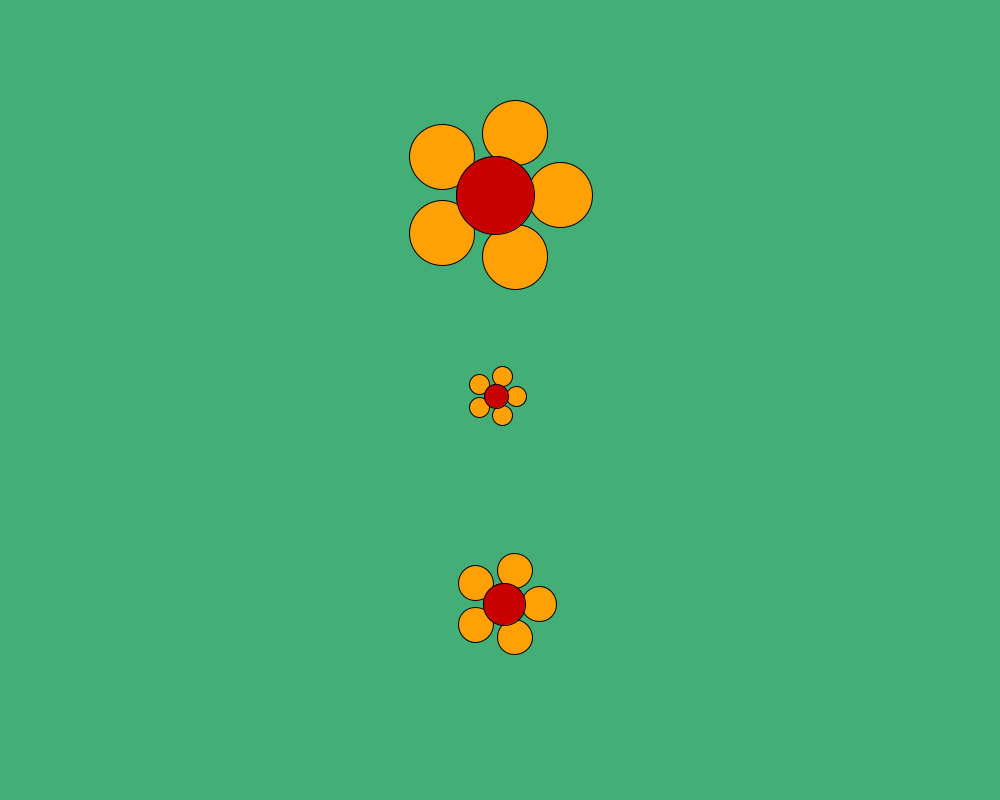
Frame 1 (no input)
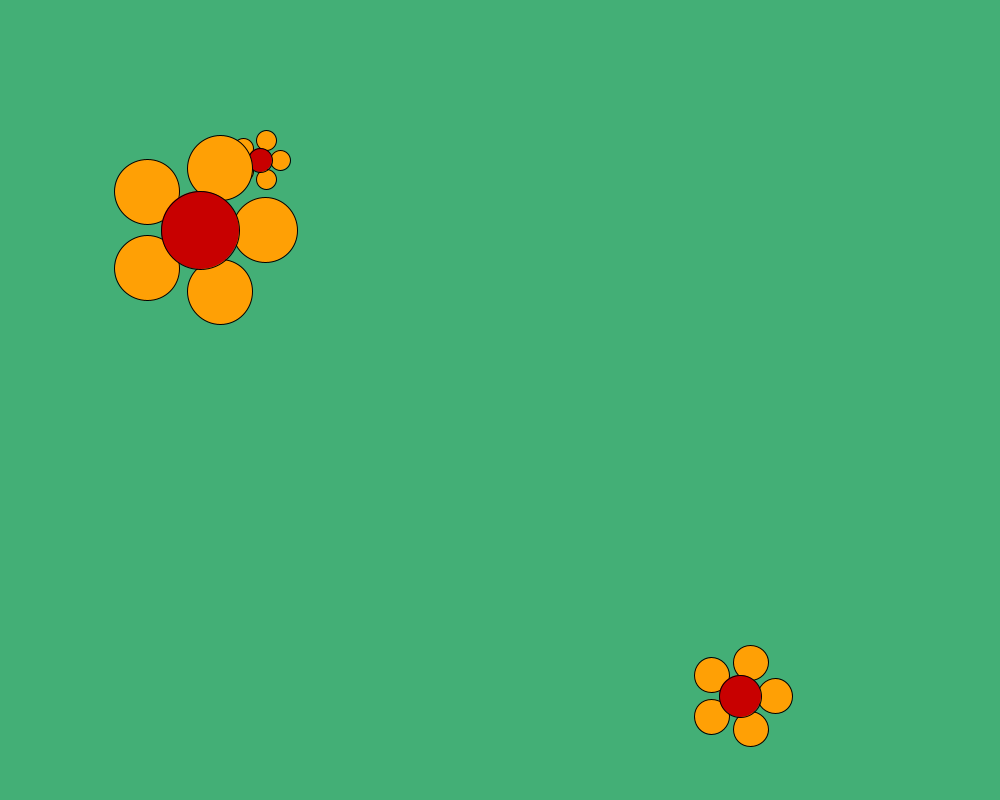
Frame 60 (the mouse pressed at the canvas centre just before this capture)
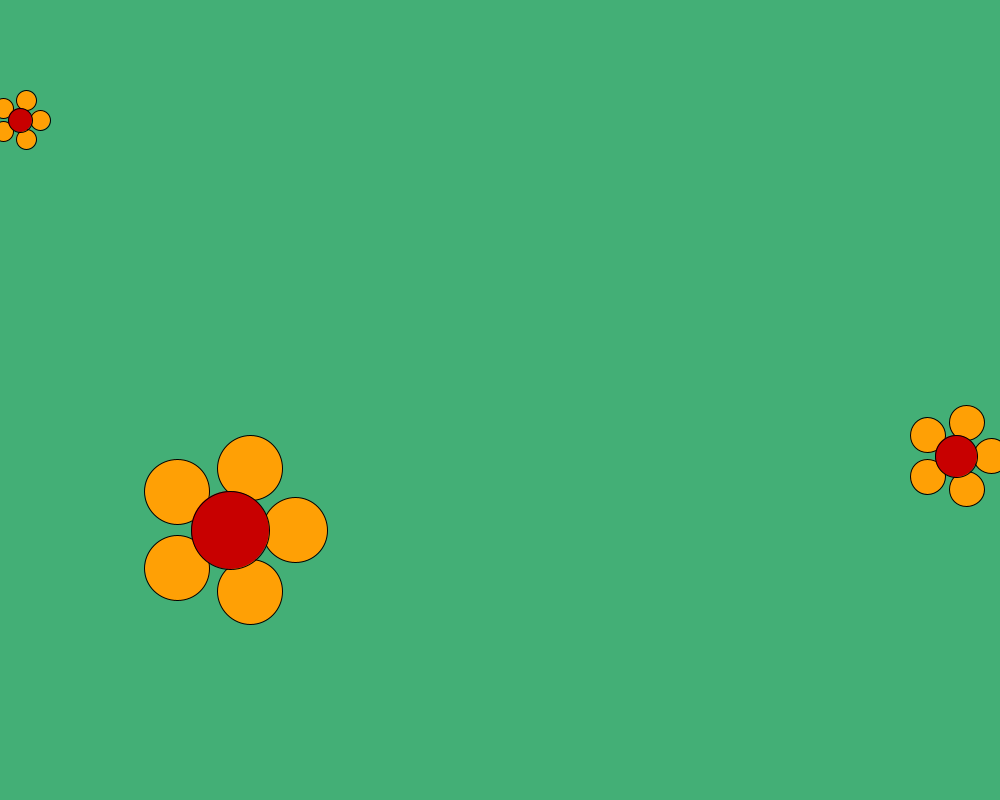
Frame 120 (the mouse held since frame 60 and released just before this capture)

The Processing sketch that drew these frames (run headless with seeded random() and noise(); from frame 60 on, the mouse is pressed at the canvas centre):

// Processing sketch: flowersObject
// ── flowersObject.pde
Flower f1;
Flower f2;
Flower f3;

void setup() {
  size(1000,800);
  f1 = new Flower(20,4,width/2,height/2);
  f2 = new Flower(35,-4,width/2,600);
  f3 = new Flower(65,5,width/2,200);
}

void draw(){
   background(#43AF76);
  // framRate(5);
  f1.bounce();
  f1.move();
  f1.display();
  f2.bounce();
  f2.move();
  f2.display();
  f3.bounce();
  f3.move();
  f3.display();
}

// ── Flower.pde
class Flower{
int r;      
float ballX;   
float ballY;
float x;
float y;
float yDirc = -1; // y direction
float xDirc = -1; // x direction'
float speed;  

 Flower(int radius, float speed, float xLocation, float yLocation){
 this.speed = speed;
 r = radius;
 x = xLocation;
 y = yLocation;

}

void move(){  // function for moving the object
  x = x + (speed * xDirc);
  y = y + (speed * yDirc); 
}

void bounce(){
  
  /*if(y - r  <= 0){    // orignal collision with wall
  yDirc = 1;
  }
  else if (y + r >= height){
  yDirc = -1;
  }
    if(x - r  <= 0){
  xDirc = 1;
  }
  else if (x + r >= width){
  xDirc = -1;
  }
  */
  
  if(x - r <= 0 || x + r >= width) xDirc = xDirc*-1;
  if(y - r <= 0 || y + r >= height) yDirc = yDirc*-1; // now speed can be ex: -1 and make is bounce around
  
      
 // if (x > width-r || x < r || y > height || y < 0) xDirc = xDirc*-1; //bouncing on x-axis
      
  
}
void display(){
  fill(#FFA005);
  for (float i=0;i<PI*2;i+=2*PI/5) {
    ballX=r*cos(i);
    ballY=r*sin(i);
    ellipse(x+ballX,y+ballY,r,r); 
    }
  fill(200,0,0);
  ellipse(x,y,r*1.2,r*1.2);
  }
}
